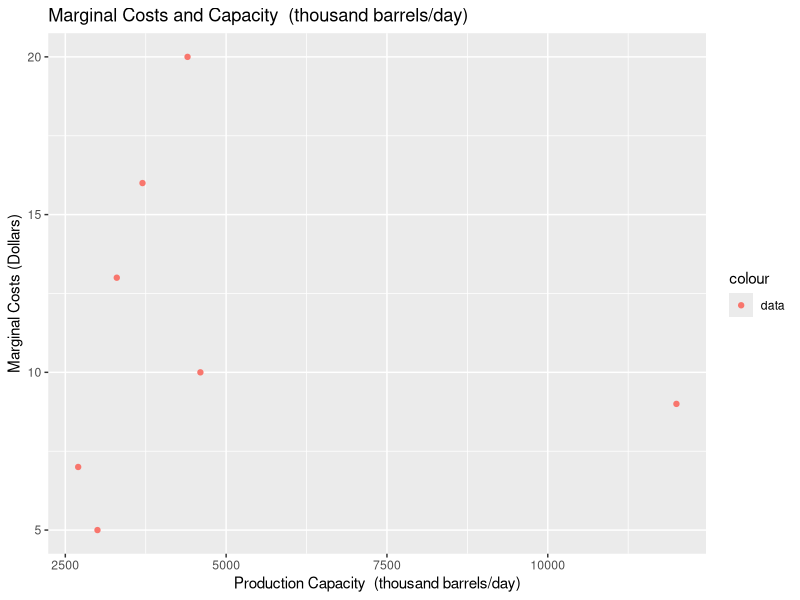

Source code (R):
# this is a comment
#Daily Assignment 1 - Villas-Boas
#when you know a bit more in R, come back to this, maybe in week 3 of instruction

#-------------------------------------------
#install needed R packages
#you will learn this in Sections
#you only need to install them once then only call them using library()
#-------------------------------------------
#for reading excell data file install the packages below
#in jupyter notebook no need to install, comment the next sthree lines out, the packages are all there already
install.packages("readxl")
install.packages("ggplot2")
install.packages("psych")


#call them in

# Loading packages
library(readxl)
library(ggplot2)
library(psych) # For function "describe()" below, which gives summary stats.

#-------------------------------------------
#set your working directory
#-------------------------------------------
#setwd("/Users/sberto/Desktop/")
setwd("/Users/sofiavillas-boas/Dropbox/EEP118_Spring2023/Daily Assignments/1-DA-Lecture1")

#-------------------------------------------
#1. Read in data and see the top rows to see column names etc
#-------------------------------------------
#read in DA1 data set
#read in an excell dataset
my_data <- read_excel("opec.xlsx")
somethingElse <- read_excel("opec.xlsx")

head(my_data)
tail(somethingElse)

#-------------------------------------------
#summary stats of data
#-------------------------------------------
describe(my_data,skew=FALSE)

#scatter plot
scatter_data <- ggplot(data = my_data) + geom_point(aes(x=capacity, y=margCost, color = "data")) +
  xlab("Production Capacity  (thousand barrels/day)") + ylab("Marginal Costs (Dollars)") +
  ggtitle("Marginal Costs and Capacity  (thousand barrels/day)")

scatter_data



